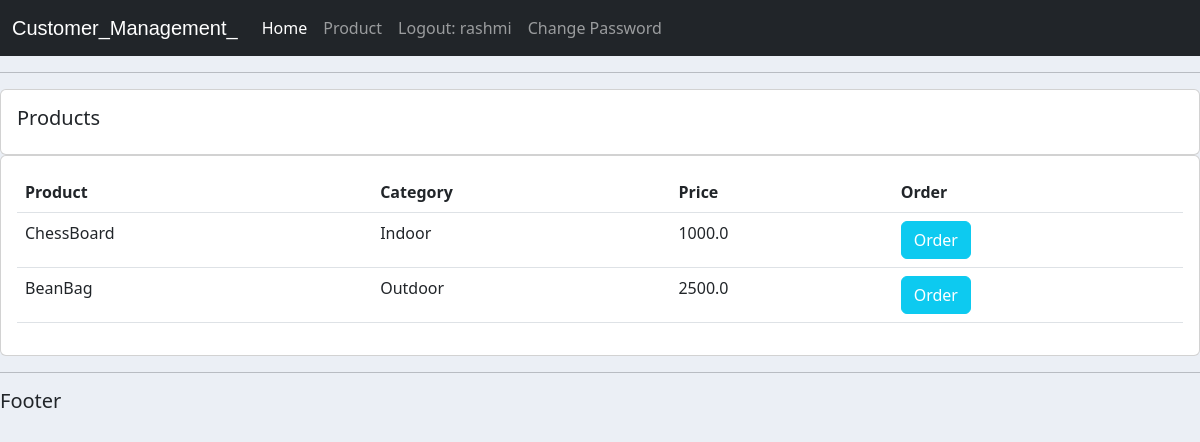
The page /products/ (signed in) on the database its author committed.
### App/models.py (models this page shows, shortened)
class Product(models.Model):
    CATEGORY = (('Indoor','Indoor'),('Outdoor','Outdoor'))
    tag = models.ManyToManyField(Tag)
    name = models.CharField(max_length=200,null=True)
    price = models.FloatField(null=True)
    category = models.CharField(max_length=200,null=True,choices=CATEGORY)
    description = models.CharField(max_length=200,null=True,blank=True)
    date = models.DateTimeField(auto_now_add=True)

### App/views.py (the view)
# urls.py: path('products/',productPage,name='produts'),
@login_required(login_url='/login/')
def productPage(request):
    products = Product.objects.all()
    return render(request,'products.html',{'products':products})

### templates/products.html (shortened to what this page needs)
{% extends 'main.html' %}
{%block content%}
    <div class="row">
        <div class="col-md">
            <div class="card card-body">
                <h5>Products</h5>
            </div>
            <div class="card card-body">
                <table class="table">
                    <tr>
                        <th>Product</th>
                        <th>Category</th>
                        <th>Price</th>
                        <th>Order</th>
                    </tr>
                    {%for p in products%}
                        <tr>
                            <td>{{p.name}}</td>
                            <td>{{p.category}}</td>
                            <td>{{p.price}}</td>
                            <td><a href="/ordered/{{request.user.id}}/{{p.id}}/" class="btn btn-md btn-info text-white">Order</a></td>
                        </tr>
                    {%endfor%}
                </table>
            </div>
        </div>
    </div>
{%endblock content%}

### templates/navbar.html (shortened to what this page needs)
<nav class="navbar navbar-expand-lg navbar-dark bg-dark">
    <div class="container-fluid">
      <a class="navbar-brand" id="logo" href="#">Customer_Management_</a>
      <div class="collapse navbar-collapse" id="navbarNav">
        <ul class="navbar-nav">
          <li class="nav-item">
            <a class="nav-link active" aria-current="page" href="/">Home</a>
          </li>
          <li class="nav-item">
            <a class="nav-link" href="/products/">Product</a>
          </li>
          <span>
            <a class="nav-link" href="/logout/">Logout: {{request.user}}</a>
          </span>
          <span>
            <a  class="nav-link" style="display:flex;align-items:center; text-decoration:none;" href="/change/">Change Password</a>
          </span>
        </ul>
      </div>
    </div>
  </nav>

### templates/main.html (style rules this page uses)
html { overflow-x:hidden; }
#logo { font-family:sans-serif; }
body { background-color:#ebeff5; }

### rows shown on the page
Product: name "ChessBoard", category "Indoor", price "1000.0"
Product: name "BeanBag", category "Outdoor", price "2500.0"

### other values the page prints
{{ request.user }} "rashmi"
